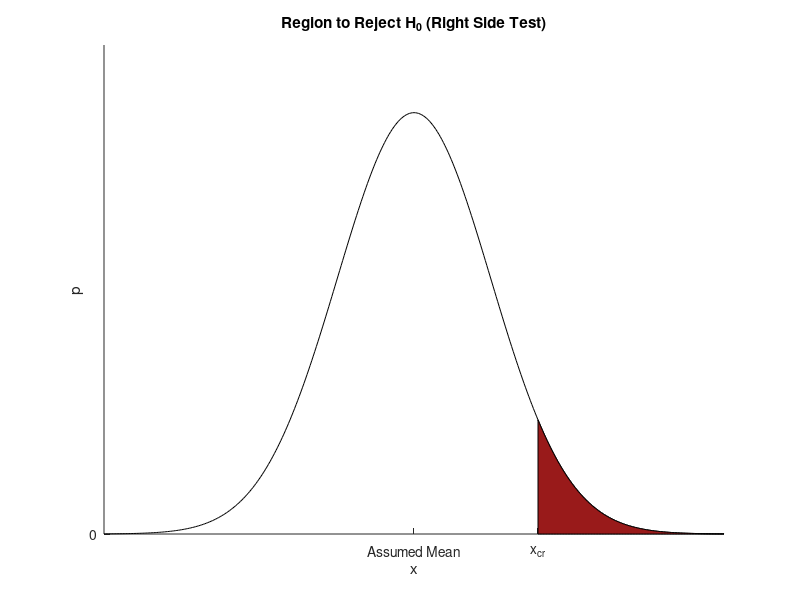
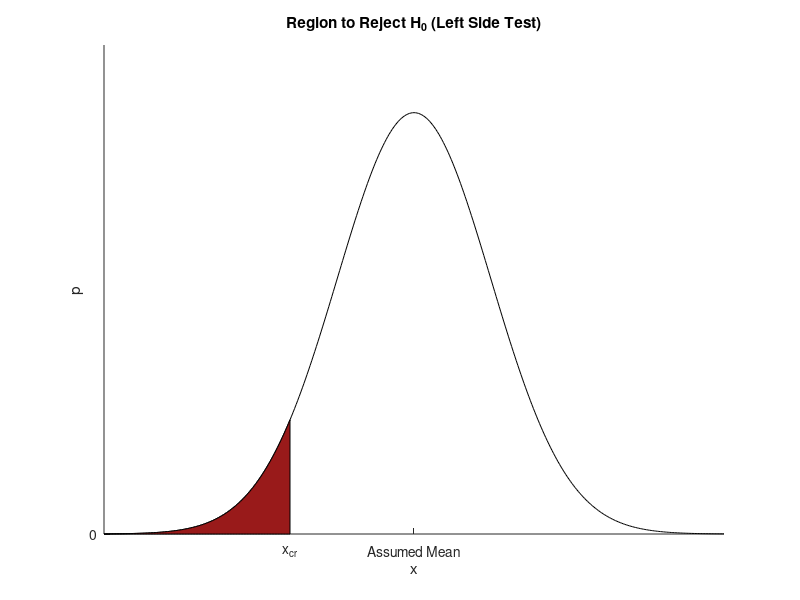
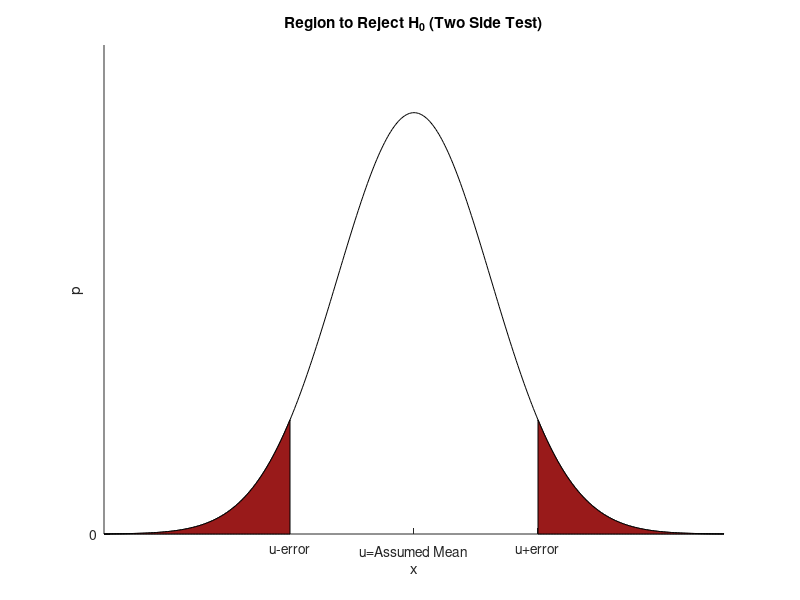

Write the MATLAB code that produced these figures, in order.


x = -10:0.05:10;
x0 = 0;
sigma = 3.5;
y = exp(-((x-x0)/sigma).^2)/sqrt(pi*sigma);


clf

%XTick = [ (1 by 11) double array]
%XTickLabel = [ (11 by 3) char array]
%XTickLabelMode = auto
%XTickMode = auto

hold on
axis([-10 10 0 0.35])
set(gca,'XTickLabelMode','manual')
set(gca,'XTick',[0 4])
set(gca,'YTick',0:0.1:0.7)
set(gca,'XTickLabel',{'Assumed Mean';'x_{cr}'})
set(gca,'YTick',0:1:1)
plot(x,y,'k-');

xbar = 4:0.05:10;
ybar = exp(-((xbar-x0)/sigma).^2)/sqrt(pi*sigma);
a = area(xbar,ybar,'FaceColor',[0.6 0.6 0.6]);
set(a,'FaceColor',[1.0 0.1 0.1]);
set(a,'FaceColor',[0.6 0.1 0.1]);

xlabel('x')
ylabel('p')
title('Region to Reject H_0 (Right Side Test)')
print -dpng rightSideHypothesisTest.png


clf


hold on
axis([-10 10 0 0.35])
set(gca,'XTickLabelMode','manual')
set(gca,'XTick',[-4 0])
set(gca,'YTick',0:0.1:0.7)
set(gca,'XTickLabel',{'x_{cr}';'Assumed Mean'})
set(gca,'YTick',0:1:1)
plot(x,y,'k-');

xbar = -10:0.05:-4;
ybar = exp(-((xbar-x0)/sigma).^2)/sqrt(pi*sigma);
a = area(xbar,ybar,'FaceColor',[0.6 0.6 0.6]);
set(a,'FaceColor',[1.0 0.1 0.1]);
set(a,'FaceColor',[0.6 0.1 0.1]);

xlabel('x')
ylabel('p')
title('Region to Reject H_0 (Left Side Test)')
print -dpng leftSideHypothesisTest.png


clf


hold on
axis([-10 10 0 0.35])
set(gca,'XTickLabelMode','manual')
set(gca,'XTick',[-4 0 4])
set(gca,'YTick',0:0.1:0.7)
set(gca,'XTickLabel',{'u-error';'u=Assumed Mean';'u+error'})
set(gca,'YTick',0:1:1)
plot(x,y,'k-');

xbar = -10:0.05:-4;
ybar = exp(-((xbar-x0)/sigma).^2)/sqrt(pi*sigma);
a = area(xbar,ybar,'FaceColor',[0.6 0.6 0.6]);
set(a,'FaceColor',[1.0 0.1 0.1]);
set(a,'FaceColor',[0.6 0.1 0.1]);

xbar = 4:0.05:10;
ybar = exp(-((xbar-x0)/sigma).^2)/sqrt(pi*sigma);
a = area(xbar,ybar,'FaceColor',[0.6 0.6 0.6]);
set(a,'FaceColor',[1.0 0.1 0.1]);
set(a,'FaceColor',[0.6 0.1 0.1]);

xlabel('x')
ylabel('p')
title('Region to Reject H_0 (Two Side Test)')
print -dpng twoSideHypothesisTest.png

